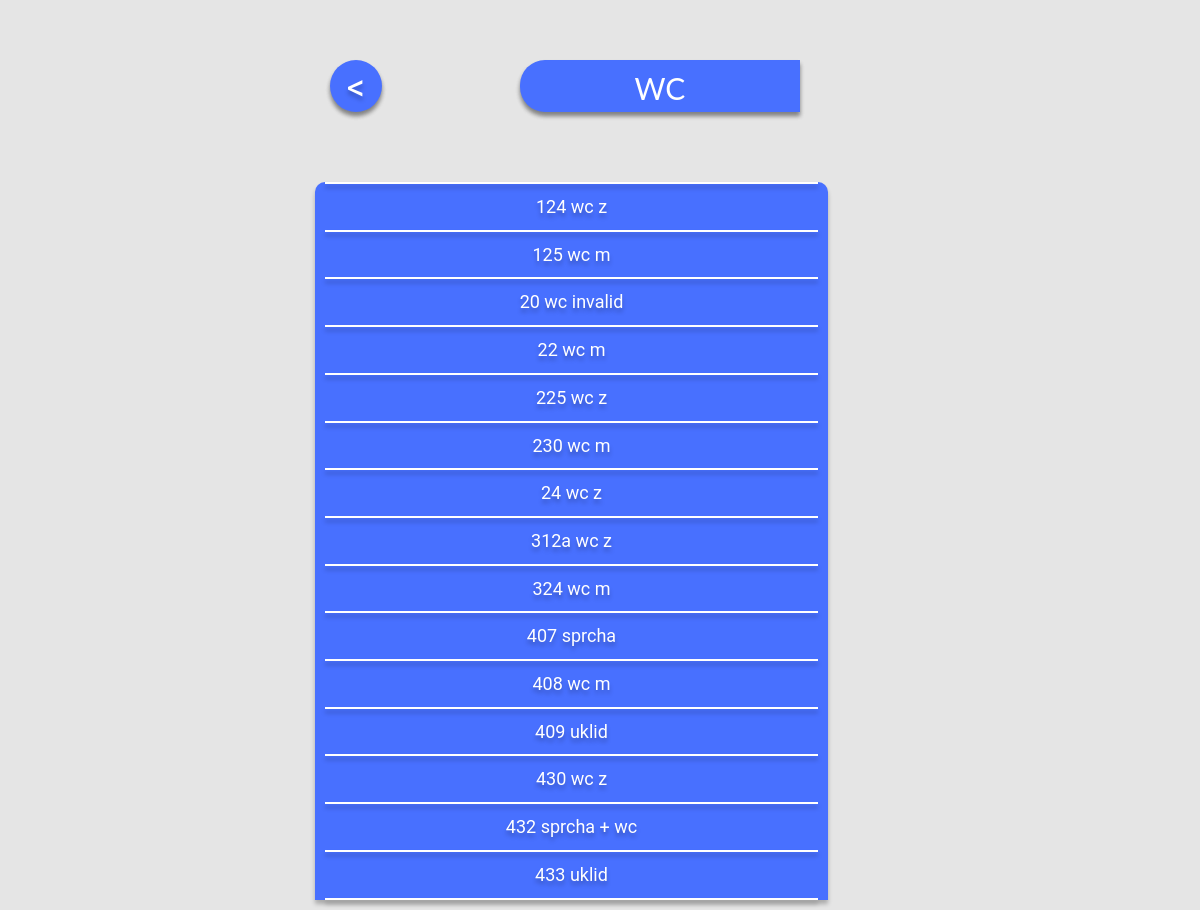
The page /wc/ on the database its author committed.
### develop/models.py (models this page shows, shortened)
class Room(models.Model):
    floor = models.ForeignKey(
        Floor,
        on_delete=models.PROTECT,
        verbose_name=('floor'),
        related_name='room_on_floor'
    )
    room_type = models.ManyToManyField(Room_type)
    name = models.TextField()
    description = models.TextField()
    area = models.TextField(default='')
    image = models.ImageField(upload_to='develop/db_images',  default='brehova/4. patro/401.jpg')
    class Meta:
        ordering=('name',)

### develop/views.py (the view)
# urls.py: path('wc/', allviews.wc_view, name='wc'),
def wc_view(request, *args, **kwargs):
    queryset = Room.objects.filter(room_type__id = 5)
    context = {
        "rooms": queryset
    }
    return render(request, "develop/wc.html", context)

### develop/templates/develop/wc.html (shortened to what this page needs)
{% load static %}
<!DOCTYPE html>
<html>
<head>
    <link rel="stylesheet" href="https://maxcdn.bootstrapcdn.com/bootstrap/3.4.1/css/bootstrap.min.css">
    <link rel="stylesheet" type="text/css" href="/static/develop/css/styles.css">
    <link rel="stylesheet" href="{% static '/develop/css/styles.css' %}">
</head>
<body>
    <div class="col-md-6 col-sm-6 col-xs-12 col-sm-offset-3 col-md-offset-3">
        <div class="row top-buffer_extendededed">
            <div class="col-md-12 col-sm-12 col-xs-12">
                <div class="col-md-4 col-sm-4 col-xs-4">
                    <button onclick="back()" type="button" class="btn btn-menu btn-square-md" onclick="openNav()"><</button>
                </div>
                <div class="col-md-8 col-sm-8 col-xs-8">
                    <button type="button" class="btn btn-category btn-square-md">WC</button>
                </div>
            </div>
        </div>
        <div class="row top-buffer_extendededed">
            <div class="col-md-12 col-sm-12 col-xs-12">
                <div class="list">
                    <hr class="solid">
                    {% for room in rooms %}
                        <p>
                            <a href="{% url 'room_detail' room.id %}">{{room.name}}</a>
                        </p>
                        <hr class="solid">
                    {% endfor %}
                </div>
            </div>
        </div>
    </div>
</body>
</html>

### develop/static/develop/css/styles.css (style rules this page uses)
p { font-family: 'Roboto'; font-style: normal; font-weight: 400; font-size: 25px; text-align: center; color: #FFFFFF; text-shadow: 0px 4px 4px rgba(0, 0, 0, 0.25); }
.list { width: 90%; height: 100%; background: #4870FF; box-shadow: 0px 4px 4px rgba(0, 0, 0, 0.25); border-radius: 10px 10px 0px 0px; }
body { margin: 0; font-family: "Lato", sans-serif; min-height: 667px; background: #E5E5E5; }
a { color: #FFFFFF; }
p { font-size: large; }
.top-buffer_extendededed { margin-top: 60px; }
.btn-menu { font-family: 'Roboto'; font-style: normal; font-weight: 400; font-size: 36px; line-height: 42px; width: 52px; height: 52px; color: white !important; background: #4870FF !important; text-shadow: 0px 4px 4px rgba(0, 0, 0, 0.25); box-shadow: 0px 4px 4px rgba(0, 0, 0, 0.25), 0px 4px 4px rgba(0, 0, 0, 0.25); border-radius: 40px !important; }
.btn-category { width: 280px !important; height: 52px !important; font-size: 30px !important; color: white !important; background: #4870FF; box-shadow: 0px 4px 4px rgba(0, 0, 0, 0.25), 0px 4px 4px rgba(0, 0, 0, 0.25); border-radius: 25px 0px 0px 25px !important; }
hr.solid { border-top: 3px solid #bbb; border-bottom: 3px solid #bbb; margin: 10px; border: 1px solid #FFFFFF; box-shadow: 0px 4px 4px rgba(0, 0, 0, 0.25); }

### rows shown on the page
Room: name "124 wc z"
Room: name "125 wc m"
Room: name "20 wc invalid"
Room: name "22 wc m"
Room: name "225 wc z"
Room: name "230 wc m"
Room: name "24 wc z"
Room: name "312a wc z"
Room: name "324 wc m"
Room: name "407 sprcha"
Room: name "408 wc m"
Room: name "409 uklid"
Room: name "430 wc z"
Room: name "432 sprcha + wc"
Room: name "433 uklid"
